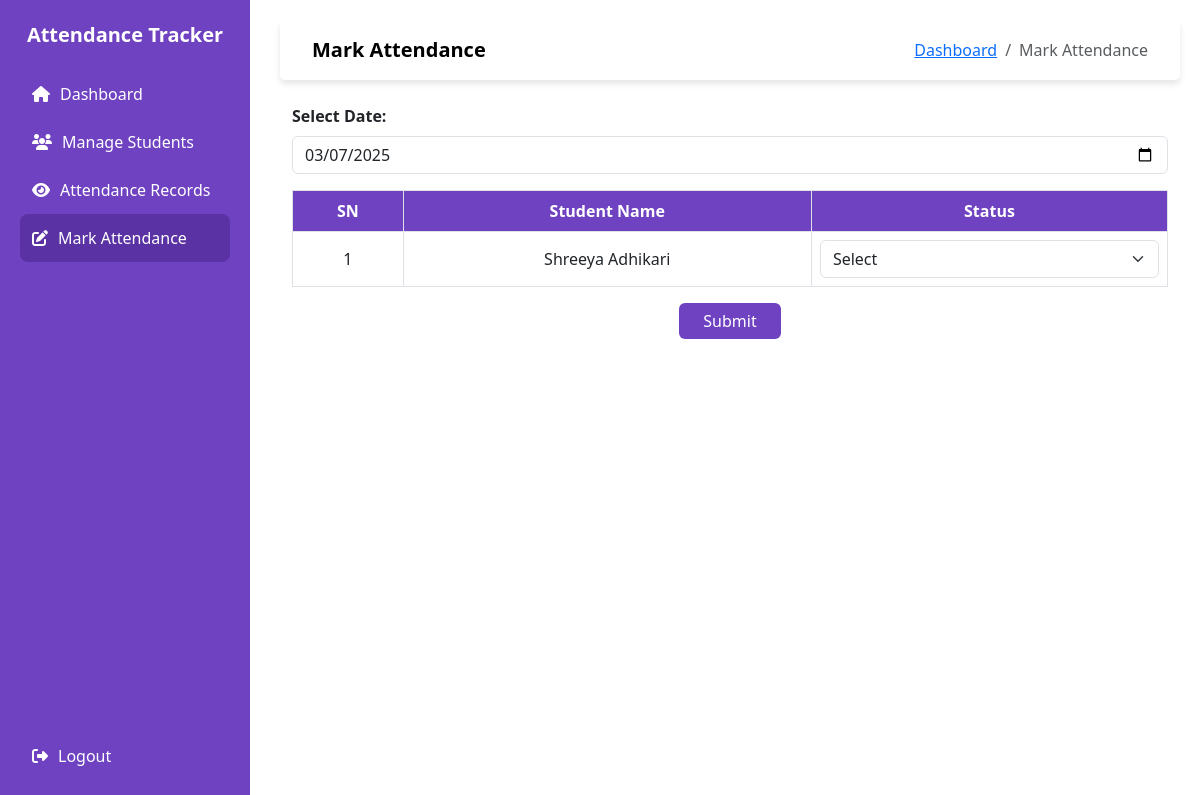
/mark-attendance, run on an earlier commit of the app's database.
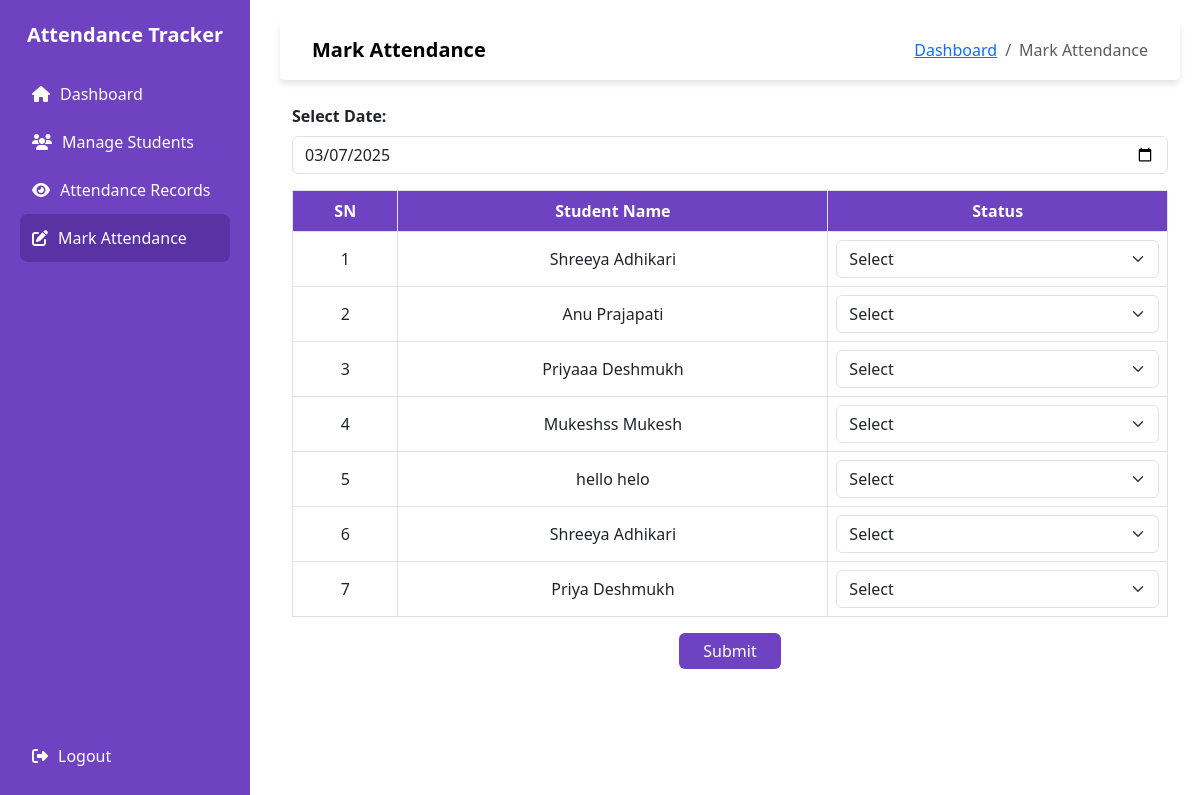
And on a later commit of the database.
### models.py (models this page shows)
class Student(db.Model):
    id = db.Column(db.Integer, primary_key = True)
    student_id = db.Column(db.String(20), unique=True, nullable=False)  # Custom ID
    first_name = db.Column(db.String(150), nullable=False)
    last_name = db.Column(db.String(150), nullable=False)
    email = db.Column(db.String(100), unique=True, nullable=False)
    address = db.Column(db.Text, nullable=False)
    phone = db.Column(db.String(15), unique=True, nullable=False)

### app.py (the view, shortened to what this page needs)
@app.route('/mark-attendance', methods=["GET", "POST"])
def mark_attendance():
    students = Student.query.all()
    today_date = datetime.today().date()
    selected_date_str = request.args.get("date", today_date.strftime("%Y-%m-%d"))
    selected_date = datetime.strptime(selected_date_str, "%Y-%m-%d").date()
    attendance_records = {att.student_id: att.status for att in Attendance.query.filter_by(date=selected_date).all()}
    return render_template(
        "attendance/mark_attendance.html",
        students=students,
        today_date=today_date,
        selected_date=selected_date.strftime("%Y-%m-%d"),
        attendance_records=attendance_records
    )

### templates/attendance/mark_attendance.html (shortened to what this page needs)
{% extends "base.html" %}
{% block nav_title %}Mark Attendance{% endblock %}
{% block content %}
<div class="container mt-4">
    <form method="POST">
        <div class="mb-3">
            <label for="date" class="form-label fw-semibold">Select Date:</label>
            <input type="date" id="date" name="date" class="form-control" required
                value="{{ selected_date }}" max="{{ today_date }}">
        </div>
        <table class="table table-bordered">
            <thead>
                <tr>
                    <th>SN</th>
                    <th>Student Name</th>
                    <th>Status</th>
                </tr>
            </thead>
            <tbody>
                {% for student in students %}
                {% set status = attendance_records.get(student.id, '') %}
                <tr>
                    <td>{{ loop.index }}</td>
                    <td>{{ student.first_name }} {{ student.last_name }}</td>
                    <td>
                        <select name="status_{{ student.id }}" class="form-select
                            " required>
                            <option value="">Select</option>
                        </select>
                    </td>
                </tr>
                {% endfor %}
            </tbody>
        </table>
        <div class="text-center mt-3">
            <button type="submit" class="btn btn-primary px-4">Submit</button>
        </div>
    </form>
</div>
{% endblock %}

What changed in the data, as far as the page shows it:
added Student: first_name "Anu", last_name "Prajapati"
added Student: first_name "Priyaaa", last_name "Deshmukh"
added Student: first_name "Mukeshss", last_name "Mukesh"
added Student: first_name "hello", last_name "helo"
added Student: first_name "Shreeya", last_name "Adhikari"
added Student: first_name "Priya", last_name "Deshmukh"
